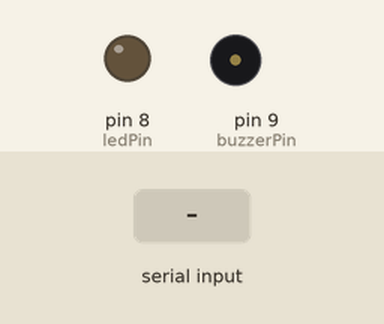
This sketch was run on a simulated Arduino Uno, built with avr-gcc and run on an emulated ATmega328P. Parts: output pins drawn as LEDs (lit = HIGH), buzzer (waves = sounding). Dashed ring = blinking. The test bench sets the inputs (shaded band).

Above: at 1.2 s.
1.3 s: "G" received over Serial
At 1.7 s:
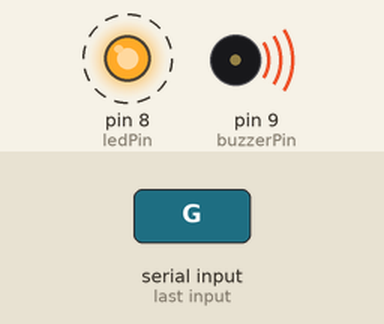
Timing chart, 0 to 5.3 s (numbered marks = the images above; inputs shaded):
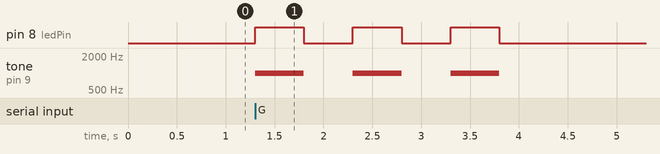

The sketch:

warning_system.ino
```cpp
// warning_system.ino

const int ledPin = 8;     // LED가 연결될 핀 번호
const int buzzerPin = 9;  // 부저가 연결될 핀 번호

void setup() {
  Serial.begin(9600);     // 라즈베리파이와 통신 시작
  pinMode(ledPin, OUTPUT);
  pinMode(buzzerPin, OUTPUT);
}

void loop() {
  // 시리얼 통신으로 데이터가 들어왔는지 확인
  if (Serial.available() > 0) {
    char signal = Serial.read();

    // 만약 들어온 신호가 'G'이면 (Gorani)
    if (signal == 'G') {
      trigger_warning();
    }
  }
}

// 경고를 울리는 함수
void trigger_warning() {
  // 0.5초 동안 LED와 부저를 켰다가 끄는 것을 3번 반복
  for (int i = 0; i < 3; i++) {
    digitalWrite(ledPin, HIGH);
    tone(buzzerPin, 1000); // 1000Hz 소리 내기
    delay(500); // 0.5초 대기
    digitalWrite(ledPin, LOW);
    noTone(buzzerPin);
    delay(500);
  }
}
```

Measured:
- after the input at 1.3 s, pin 8 (ledPin): alternates HIGH for 0.50 s and LOW for 0.50 s, 6 changes in all, then stays LOW, starting at once; tone on pin 9 (buzzerPin): alternates 1000 Hz for 0.50 s and silent for 0.50 s, 6 changes in all, then stays silent, starting at once
